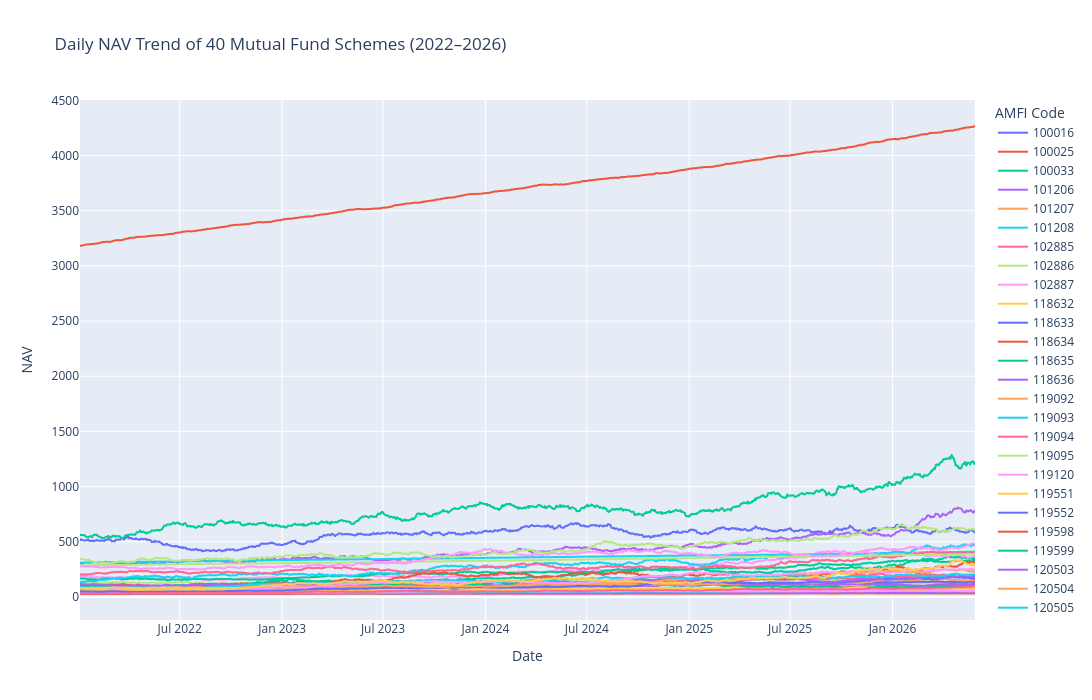

Notebook cell for this chart:
### Code cell
import plotly.express as px

fig = px.line(
    nav_df,
    x="date",
    y="nav",
    color="amfi_code",
    title="Daily NAV Trend of 40 Mutual Fund Schemes (2022–2026)",
    labels={
        "date": "Date",
        "nav": "NAV",
        "amfi_code": "AMFI Code"
    }
)

fig.update_layout(
    width=1200,
    height=700,
    hovermode="x unified"
)

fig.show()

### Figure 1 — Plotly figure (JSON) as saved in the notebook; plotly's stock layout.template omitted (floating-point values rounded to 4 significant figures; data arrays with more than 128 entries replaced by an {"elided": "..."} marker saying what was removed)
{"data": [{"hovertemplate": "AMFI Code=100016<br>Date=%{x}<br>NAV=%{y}<extra></extra>", "legendgroup": "100016", "line": {"color": "#636efa", "dash": "solid"}, "marker": {"symbol": "circle"}, "mode": "lines", "name": "100016", "showlegend": true, "type": "scattergl", "x": {"elided": "1150 str values"}, "xaxis": "x", "y": {"elided": "1150 float values"}, "yaxis": "y"}, {"hovertemplate": "AMFI Code=100025<br>Date=%{x}<br>NAV=%{y}<extra></extra>", "legendgroup": "100025", "line": {"color": "#EF553B", "dash": "solid"}, "marker": {"symbol": "circle"}, "mode": "lines", "name": "100025", "showlegend": true, "type": "scattergl", "x": {"elided": "1150 str values"}, "xaxis": "x", "y": {"elided": "1150 float values"}, "yaxis": "y"}, {"hovertemplate": "AMFI Code=100033<br>Date=%{x}<br>NAV=%{y}<extra></extra>", "legendgroup": "100033", "line": {"color": "#00cc96", "dash": "solid"}, "marker": {"symbol": "circle"}, "mode": "lines", "name": "100033", "showlegend": true, "type": "scattergl", "x": {"elided": "1150 str values"}, "xaxis": "x", "y": {"elided": "1150 float values"}, "yaxis": "y"}, {"hovertemplate": "AMFI Code=101206<br>Date=%{x}<br>NAV=%{y}<extra></extra>", "legendgroup": "101206", "line": {"color": "#ab63fa", "dash": "solid"}, "marker": {"symbol": "circle"}, "mode": "lines", "name": "101206", "showlegend": true, "type": "scattergl", "x": {"elided": "1150 str values"}, "xaxis": "x", "y": {"elided": "1150 float values"}, "yaxis": "y"}, {"hovertemplate": "AMFI Code=101207<br>Date=%{x}<br>NAV=%{y}<extra></extra>", "legendgroup": "101207", "line": {"color": "#FFA15A", "dash": "solid"}, "marker": {"symbol": "circle"}, "mode": "lines", "name": "101207", "showlegend": true, "type": "scattergl", "x": {"elided": "1150 str values"}, "xaxis": "x", "y": {"elided": "1150 float values"}, "yaxis": "y"}, {"hovertemplate": "AMFI Code=101208<br>Date=%{x}<br>NAV=%{y}<extra></extra>", "legendgroup": "101208", "line": {"color": "#19d3f3", "dash": "solid"}, "marker": {"symbol": "circle"}, "mode": "lines", "name": "101208", "showlegend": true, "type": "scattergl", "x": {"elided": "1150 str values"}, "xaxis": "x", "y": {"elided": "1150 float values"}, "yaxis": "y"}, {"hovertemplate": "AMFI Code=102885<br>Date=%{x}<br>NAV=%{y}<extra></extra>", "legendgroup": "102885", "line": {"color": "#FF6692", "dash": "solid"}, "marker": {"symbol": "circle"}, "mode": "lines", "name": "102885", "showlegend": true, "type": "scattergl", "x": {"elided": "1150 str values"}, "xaxis": "x", "y": {"elided": "1150 float values"}, "yaxis": "y"}, {"hovertemplate": "AMFI Code=102886<br>Date=%{x}<br>NAV=%{y}<extra></extra>", "legendgroup": "102886", "line": {"color": "#B6E880", "dash": "solid"}, "marker": {"symbol": "circle"}, "mode": "lines", "name": "102886", "showlegend": true, "type": "scattergl", "x": {"elided": "1150 str values"}, "xaxis": "x", "y": {"elided": "1150 float values"}, "yaxis": "y"}, {"hovertemplate": "AMFI Code=102887<br>Date=%{x}<br>NAV=%{y}<extra></extra>", "legendgroup": "102887", "line": {"color": "#FF97FF", "dash": "solid"}, "marker": {"symbol": "circle"}, "mode": "lines", "name": "102887", "showlegend": true, "type": "scattergl", "x": {"elided": "1150 str values"}, "xaxis": "x", "y": {"elided": "1150 float values"}, "yaxis": "y"}, {"hovertemplate": "AMFI Code=118632<br>Date=%{x}<br>NAV=%{y}<extra></extra>", "legendgroup": "118632", "line": {"color": "#FECB52", "dash": "solid"}, "marker": {"symbol": "circle"}, "mode": "lines", "name": "118632", "showlegend": true, "type": "scattergl", "x": {"elided": "1150 str values"}, "xaxis": "x", "y": {"elided": "1150 float values"}, "yaxis": "y"}, {"hovertemplate": "AMFI Code=118633<br>Date=%{x}<br>NAV=%{y}<extra></extra>", "legendgroup": "118633", "line": {"color": "#636efa", "dash": "solid"}, "marker": {"symbol": "circle"}, "mode": "lines", "name": "118633", "showlegend": true, "type": "scattergl", "x": {"elided": "1150 str values"}, "xaxis": "x", "y": {"elided": "1150 float values"}, "yaxis": "y"}, {"hovertemplate": "AMFI Code=118634<br>Date=%{x}<br>NAV=%{y}<extra></extra>", "legendgroup": "118634", "line": {"color": "#EF553B", "dash": "solid"}, "marker": {"symbol": "circle"}, "mode": "lines", "name": "118634", "showlegend": true, "type": "scattergl", "x": {"elided": "1150 str values"}, "xaxis": "x", "y": {"elided": "1150 float values"}, "yaxis": "y"}, {"hovertemplate": "AMFI Code=118635<br>Date=%{x}<br>NAV=%{y}<extra></extra>", "legendgroup": "118635", "line": {"color": "#00cc96", "dash": "solid"}, "marker": {"symbol": "circle"}, "mode": "lines", "name": "118635", "showlegend": true, "type": "scattergl", "x": {"elided": "1150 str values"}, "xaxis": "x", "y": {"elided": "1150 float values"}, "yaxis": "y"}, {"hovertemplate": "AMFI Code=118636<br>Date=%{x}<br>NAV=%{y}<extra></extra>", "legendgroup": "118636", "line": {"color": "#ab63fa", "dash": "solid"}, "marker": {"symbol": "circle"}, "mode": "lines", "name": "118636", "showlegend": true, "type": "scattergl", "x": {"elided": "1150 str values"}, "xaxis": "x", "y": {"elided": "1150 float values"}, "yaxis": "y"}, {"hovertemplate": "AMFI Code=119092<br>Date=%{x}<br>NAV=%{y}<extra></extra>", "legendgroup": "119092", "line": {"color": "#FFA15A", "dash": "solid"}, "marker": {"symbol": "circle"}, "mode": "lines", "name": "119092", "showlegend": true, "type": "scattergl", "x": {"elided": "1150 str values"}, "xaxis": "x", "y": {"elided": "1150 float values"}, "yaxis": "y"}, {"hovertemplate": "AMFI Code=119093<br>Date=%{x}<br>NAV=%{y}<extra></extra>", "legendgroup": "119093", "line": {"color": "#19d3f3", "dash": "solid"}, "marker": {"symbol": "circle"}, "mode": "lines", "name": "119093", "showlegend": true, "type": "scattergl", "x": {"elided": "1150 str values"}, "xaxis": "x", "y": {"elided": "1150 float values"}, "yaxis": "y"}, {"hovertemplate": "AMFI Code=119094<br>Date=%{x}<br>NAV=%{y}<extra></extra>", "legendgroup": "119094", "line": {"color": "#FF6692", "dash": "solid"}, "marker": {"symbol": "circle"}, "mode": "lines", "name": "119094", "showlegend": true, "type": "scattergl", "x": {"elided": "1150 str values"}, "xaxis": "x", "y": {"elided": "1150 float values"}, "yaxis": "y"}, {"hovertemplate": "AMFI Code=119095<br>Date=%{x}<br>NAV=%{y}<extra></extra>", "legendgroup": "119095", "line": {"color": "#B6E880", "dash": "solid"}, "marker": {"symbol": "circle"}, "mode": "lines", "name": "119095", "showlegend": true, "type": "scattergl", "x": {"elided": "1150 str values"}, "xaxis": "x", "y": {"elided": "1150 float values"}, "yaxis": "y"}, {"hovertemplate": "AMFI Code=119120<br>Date=%{x}<br>NAV=%{y}<extra></extra>", "legendgroup": "119120", "line": {"color": "#FF97FF", "dash": "solid"}, "marker": {"symbol": "circle"}, "mode": "lines", "name": "119120", "showlegend": true, "type": "scattergl", "x": {"elided": "1150 str values"}, "xaxis": "x", "y": {"elided": "1150 float values"}, "yaxis": "y"}, {"hovertemplate": "AMFI Code=119551<br>Date=%{x}<br>NAV=%{y}<extra></extra>", "legendgroup": "119551", "line": {"color": "#FECB52", "dash": "solid"}, "marker": {"symbol": "circle"}, "mode": "lines", "name": "119551", "showlegend": true, "type": "scattergl", "x": {"elided": "1150 str values"}, "xaxis": "x", "y": {"elided": "1150 float values"}, "yaxis": "y"}, {"hovertemplate": "AMFI Code=119552<br>Date=%{x}<br>NAV=%{y}<extra></extra>", "legendgroup": "119552", "line": {"color": "#636efa", "dash": "solid"}, "marker": {"symbol": "circle"}, "mode": "lines", "name": "119552", "showlegend": true, "type": "scattergl", "x": {"elided": "1150 str values"}, "xaxis": "x", "y": {"elided": "1150 float values"}, "yaxis": "y"}, {"hovertemplate": "AMFI Code=119598<br>Date=%{x}<br>NAV=%{y}<extra></extra>", "legendgroup": "119598", "line": {"color": "#EF553B", "dash": "solid"}, "marker": {"symbol": "circle"}, "mode": "lines", "name": "119598", "showlegend": true, "type": "scattergl", "x": {"elided": "1150 str values"}, "xaxis": "x", "y": {"elided": "1150 float values"}, "yaxis": "y"}, {"hovertemplate": "AMFI Code=119599<br>Date=%{x}<br>NAV=%{y}<extra></extra>", "legendgroup": "119599", "line": {"color": "#00cc96", "dash": "solid"}, "marker": {"symbol": "circle"}, "mode": "lines", "name": "119599", "showlegend": true, "type": "scattergl", "x": {"elided": "1150 str values"}, "xaxis": "x", "y": {"elided": "1150 float values"}, "yaxis": "y"}, {"hovertemplate": "AMFI Code=120503<br>Date=%{x}<br>NAV=%{y}<extra></extra>", "legendgroup": "120503", "line": {"color": "#ab63fa", "dash": "solid"}, "marker": {"symbol": "circle"}, "mode": "lines", "name": "120503", "showlegend": true, "type": "scattergl", "x": {"elided": "1150 str values"}, "xaxis": "x", "y": {"elided": "1150 float values"}, "yaxis": "y"}, {"hovertemplate": "AMFI Code=120504<br>Date=%{x}<br>NAV=%{y}<extra></extra>", "legendgroup": "120504", "line": {"color": "#FFA15A", "dash": "solid"}, "marker": {"symbol": "circle"}, "mode": "lines", "name": "120504", "showlegend": true, "type": "scattergl", "x": {"elided": "1150 str values"}, "xaxis": "x", "y": {"elided": "1150 float values"}, "yaxis": "y"}, {"hovertemplate": "AMFI Code=120505<br>Date=%{x}<br>NAV=%{y}<extra></extra>", "legendgroup": "120505", "line": {"color": "#19d3f3", "dash": "solid"}, "marker": {"symbol": "circle"}, "mode": "lines", "name": "120505", "showlegend": true, "type": "scattergl", "x": {"elided": "1150 str values"}, "xaxis": "x", "y": {"elided": "1150 float values"}, "yaxis": "y"}, {"hovertemplate": "AMFI Code=120506<br>Date=%{x}<br>NAV=%{y}<extra></extra>", "legendgroup": "120506", "line": {"color": "#FF6692", "dash": "solid"}, "marker": {"symbol": "circle"}, "mode": "lines", "name": "120506", "showlegend": true, "type": "scattergl", "x": {"elided": "1150 str values"}, "xaxis": "x", "y": {"elided": "1150 float values"}, "yaxis": "y"}, {"hovertemplate": "AMFI Code=120507<br>Date=%{x}<br>NAV=%{y}<extra></extra>", "legendgroup": "120507", "line": {"color": "#B6E880", "dash": "solid"}, "marker": {"symbol": "circle"}, "mode": "lines", "name": "120507", "showlegend": true, "type": "scattergl", "x": {"elided": "1150 str values"}, "xaxis": "x", "y": {"elided": "1150 float values"}, "yaxis": "y"}, {"hovertemplate": "AMFI Code=120841<br>Date=%{x}<br>NAV=%{y}<extra></extra>", "legendgroup": "120841", "line": {"color": "#FF97FF", "dash": "solid"}, "marker": {"symbol": "circle"}, "mode": "lines", "name": "120841", "showlegend": true, "type": "scattergl", "x": {"elided": "1150 str values"}, "xaxis": "x", "y": {"elided": "1150 float values"}, "yaxis": "y"}, {"hovertemplate": "AMFI Code=120842<br>Date=%{x}<br>NAV=%{y}<extra></extra>", "legendgroup": "120842", "line": {"color": "#FECB52", "dash": "solid"}, "marker": {"symbol": "circle"}, "mode": "lines", "name": "120842", "showlegend": true, "type": "scattergl", "x": {"elided": "1150 str values"}, "xaxis": "x", "y": {"elided": "1150 float values"}, "yaxis": "y"}, {"hovertemplate": "AMFI Code=120843<br>Date=%{x}<br>NAV=%{y}<extra></extra>", "legendgroup": "120843", "line": {"color": "#636efa", "dash": "solid"}, "marker": {"symbol": "circle"}, "mode": "lines", "name": "120843", "showlegend": true, "type": "scattergl", "x": {"elided": "1150 str values"}, "xaxis": "x", "y": {"elided": "1150 float values"}, "yaxis": "y"}, {"hovertemplate": "AMFI Code=120844<br>Date=%{x}<br>NAV=%{y}<extra></extra>", "legendgroup": "120844", "line": {"color": "#EF553B", "dash": "solid"}, "marker": {"symbol": "circle"}, "mode": "lines", "name": "120844", "showlegend": true, "type": "scattergl", "x": {"elided": "1150 str values"}, "xaxis": "x", "y": {"elided": "1150 float values"}, "yaxis": "y"}, {"hovertemplate": "AMFI Code=125497<br>Date=%{x}<br>NAV=%{y}<extra></extra>", "legendgroup": "125497", "line": {"color": "#00cc96", "dash": "solid"}, "marker": {"symbol": "circle"}, "mode": "lines", "name": "125497", "showlegend": true, "type": "scattergl", "x": {"elided": "1150 str values"}, "xaxis": "x", "y": {"elided": "1150 float values"}, "yaxis": "y"}, {"hovertemplate": "AMFI Code=125498<br>Date=%{x}<br>NAV=%{y}<extra></extra>", "legendgroup": "125498", "line": {"color": "#ab63fa", "dash": "solid"}, "marker": {"symbol": "circle"}, "mode": "lines", "name": "125498", "showlegend": true, "type": "scattergl", "x": {"elided": "1150 str values"}, "xaxis": "x", "y": {"elided": "1150 float values"}, "yaxis": "y"}, {"hovertemplate": "AMFI Code=148567<br>Date=%{x}<br>NAV=%{y}<extra></extra>", "legendgroup": "148567", "line": {"color": "#FFA15A", "dash": "solid"}, "marker": {"symbol": "circle"}, "mode": "lines", "name": "148567", "showlegend": true, "type": "scattergl", "x": {"elided": "1150 str values"}, "xaxis": "x", "y": {"elided": "1150 float values"}, "yaxis": "y"}, {"hovertemplate": "AMFI Code=148568<br>Date=%{x}<br>NAV=%{y}<extra></extra>", "legendgroup": "148568", "line": {"color": "#19d3f3", "dash": "solid"}, "marker": {"symbol": "circle"}, "mode": "lines", "name": "148568", "showlegend": true, "type": "scattergl", "x": {"elided": "1150 str values"}, "xaxis": "x", "y": {"elided": "1150 float values"}, "yaxis": "y"}, {"hovertemplate": "AMFI Code=148569<br>Date=%{x}<br>NAV=%{y}<extra></extra>", "legendgroup": "148569", "line": {"color": "#FF6692", "dash": "solid"}, "marker": {"symbol": "circle"}, "mode": "lines", "name": "148569", "showlegend": true, "type": "scattergl", "x": {"elided": "1150 str values"}, "xaxis": "x", "y": {"elided": "1150 float values"}, "yaxis": "y"}, {"hovertemplate": "AMFI Code=149322<br>Date=%{x}<br>NAV=%{y}<extra></extra>", "legendgroup": "149322", "line": {"color": "#B6E880", "dash": "solid"}, "marker": {"symbol": "circle"}, "mode": "lines", "name": "149322", "showlegend": true, "type": "scattergl", "x": {"elided": "1150 str values"}, "xaxis": "x", "y": {"elided": "1150 float values"}, "yaxis": "y"}, {"hovertemplate": "AMFI Code=149323<br>Date=%{x}<br>NAV=%{y}<extra></extra>", "legendgroup": "149323", "line": {"color": "#FF97FF", "dash": "solid"}, "marker": {"symbol": "circle"}, "mode": "lines", "name": "149323", "showlegend": true, "type": "scattergl", "x": {"elided": "1150 str values"}, "xaxis": "x", "y": {"elided": "1150 float values"}, "yaxis": "y"}, {"hovertemplate": "AMFI Code=149324<br>Date=%{x}<br>NAV=%{y}<extra></extra>", "legendgroup": "149324", "line": {"color": "#FECB52", "dash": "solid"}, "marker": {"symbol": "circle"}, "mode": "lines", "name": "149324", "showlegend": true, "type": "scattergl", "x": {"elided": "1150 str values"}, "xaxis": "x", "y": {"elided": "1150 float values"}, "yaxis": "y"}], "layout": {"height": 700, "hovermode": "x unified", "legend": {"title": {"text": "AMFI Code"}, "tracegroupgap": 0}, "title": {"text": "Daily NAV Trend of 40 Mutual Fund Schemes (2022–2026)"}, "width": 1200, "xaxis": {"anchor": "y", "domain": [0, 1], "title": {"text": "Date"}}, "yaxis": {"anchor": "x", "domain": [0, 1], "title": {"text": "NAV"}}}}
